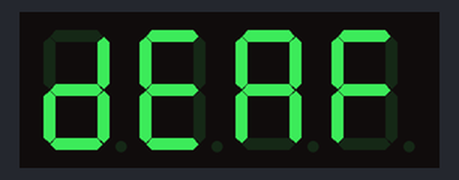
A program run on a simulated Raspberry Pi (BCM pin numbers). On the bench: 4-digit seven-segment display. Library files of the repository ran but are not shown: tm1637.py.

Above: at 0.1 s.
At 1.1 s:
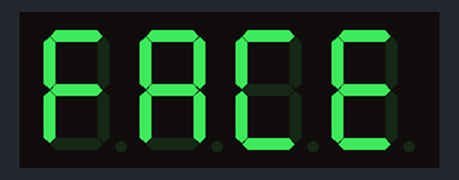
At 2.1 s:
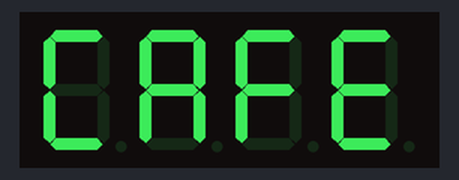
At 3.1 s:
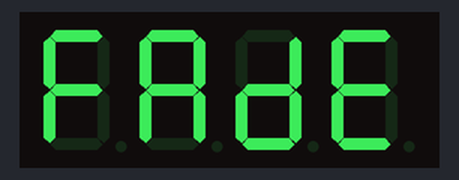
At 4.1 s:
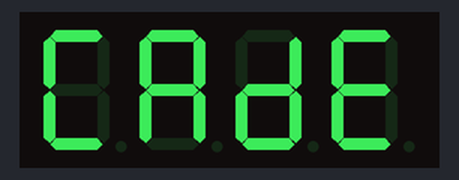

The program:

prac2_7seg_display_4_words.py
```python
import time
import sys
import tm1637

display=tm1637.TM1637(23,24,2)
display.Clear()
display.SetBrightnes(1)
while(True):
    #DEAF
    word_to_display=[13,14,10,15]
    display.Show(word_to_display)
    time.sleep(1)

    #FACE
    word_to_display=[15,10,12,14]
    display.Show(word_to_display)
    time.sleep(1)

    #CAFE
    word_to_display=[12,10,15,14]
    display.Show(word_to_display)
    time.sleep(1)

    #FADE
    word_to_display=[15,10,13,14]
    display.Show(word_to_display)
    time.sleep(1)

    #CADE
    word_to_display=[12,10,13,14]
    display.Show(word_to_display)
    time.sleep(1)

'''
for i in range(0,len(numbers)):
    for j in range(0,len(numbers)):
        for k in range(0,len(numbers)):
            for l in range(0,len(numbers)):
                current_num=[]
                display.Show(current_num)
                time.sleep(1)
                '''
```

Measured:
- by itself, everything shown: repeats every 5.0 s, in 5 steps
- what the display in image 1 shows lasts 1.0 s, from 1.0 s to 2.0 s
